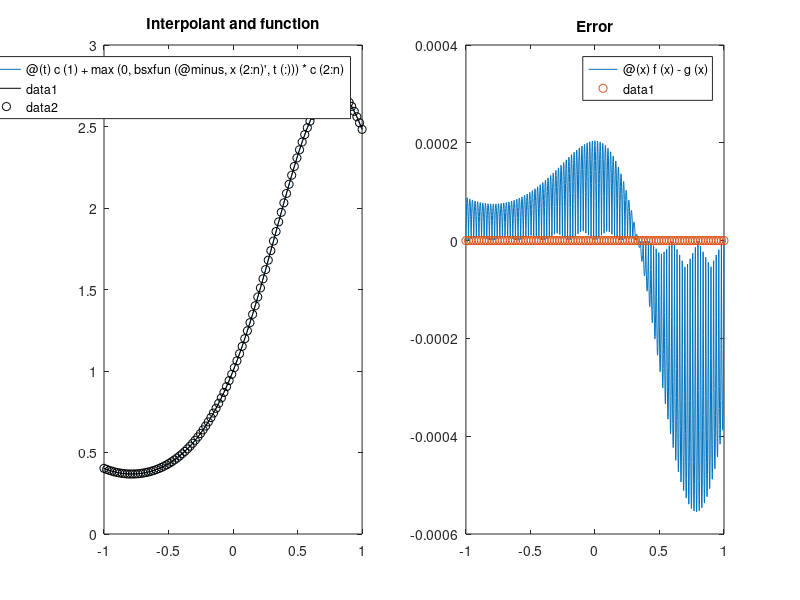

Reproduce this figure in MATLAB.
% Demo of piecewise linear interpolation in 1D

%%
% Exact function to sample
g = @(x) exp(sin(2*x));
%g = @(x) x.*tanh(8*x);

%%
% Choose nodes
n = 100;
x = linspace(-1,1,n)';   % equispaced
z = g(x);  % sample

%%
% Form interpolation matrix
A = ones(n);
for j = 2:n
  A(:,j) = max(0,x(j)-x);
end

%%
% Solve system for coefficients
c = A\z

%%
% Create the interpolant as a function
f = @(t) c(1) + max(0,bsxfun(@minus,x(2:n)',t(:)))*c(2:n);

%%
% Plot result and error
clf
subplot(1,2,1)
fplot(f,[-1 1])
hold on, fplot(g,[-1 1],'k')
plot(x,z,'ko')
title('Interpolant and function')
subplot(1,2,2)
fplot(@(x) f(x)-g(x),[-1 1])
hold on, plot(x,0*z,'o')
title('Error')